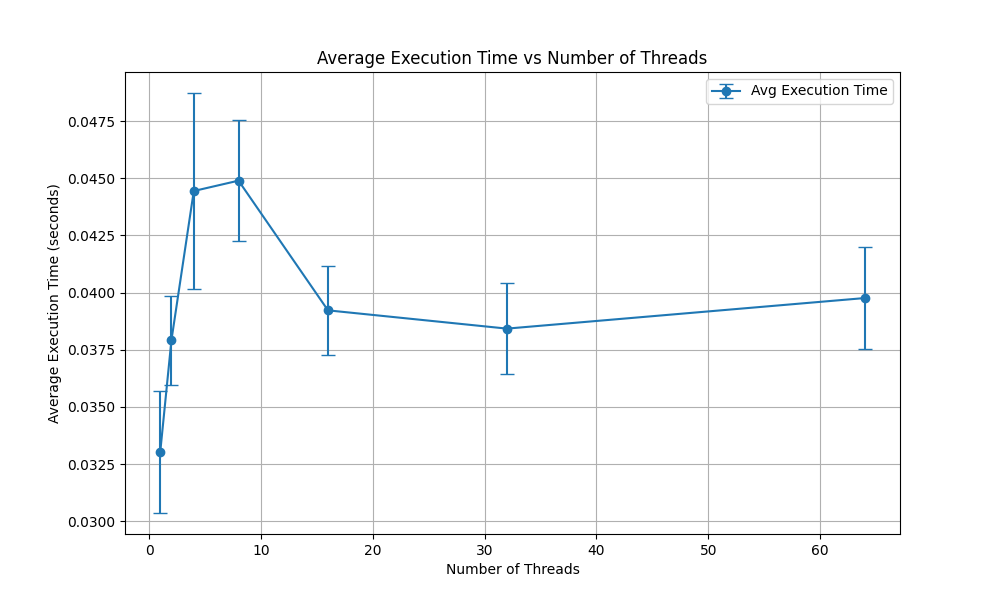

Python code for this plot:
import pandas as pd
import matplotlib.pyplot as plt

# Load the CSV file
df = pd.read_csv('rw_locks_results.csv', header=None, names=['Threads', 'Avg Execution Time', 'Standard Deviation'])

# Plot the average execution time vs. number of threads
plt.figure(figsize=(10, 6))
plt.errorbar(df['Threads'], df['Avg Execution Time'], yerr=df['Standard Deviation'], fmt='-o', capsize=5, label='Avg Execution Time')

# Add labels and title
plt.xlabel('Number of Threads')
plt.ylabel('Average Execution Time (seconds)')
plt.title('Average Execution Time vs Number of Threads')
plt.grid(True)
plt.legend()

# Show the plot
plt.show()
